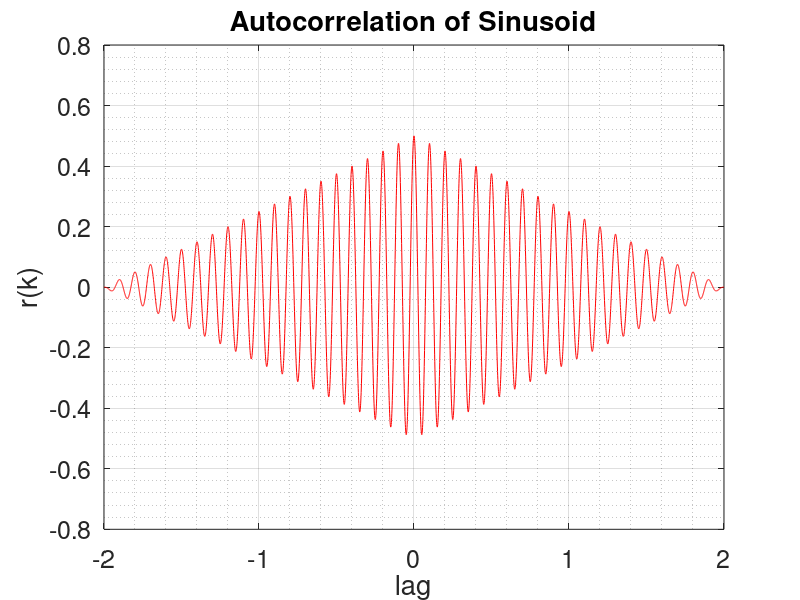
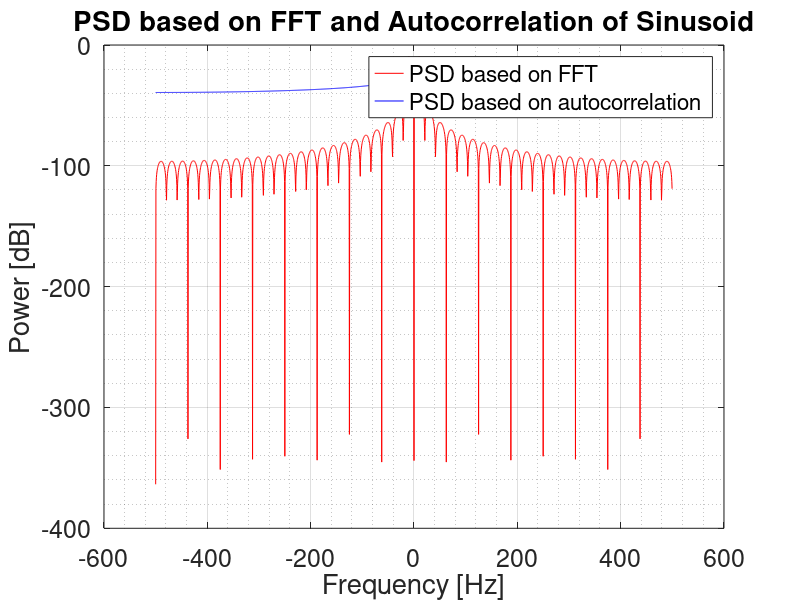
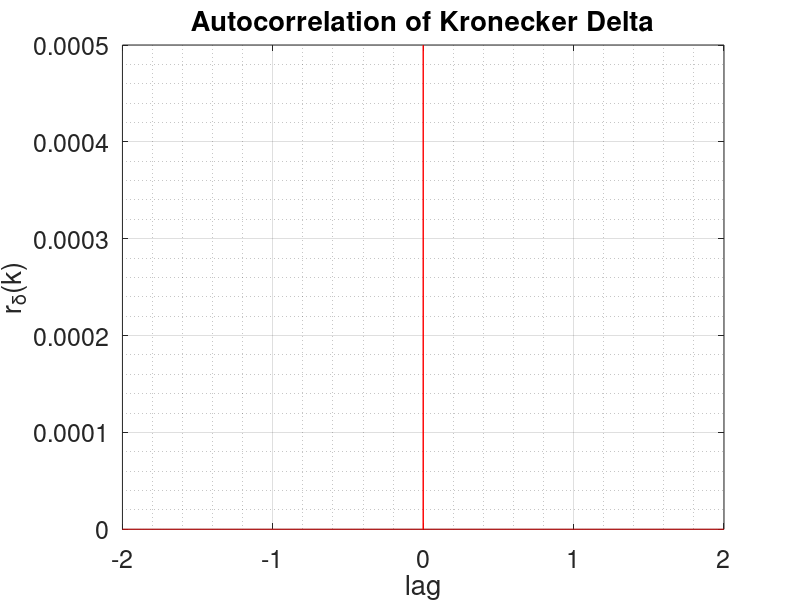
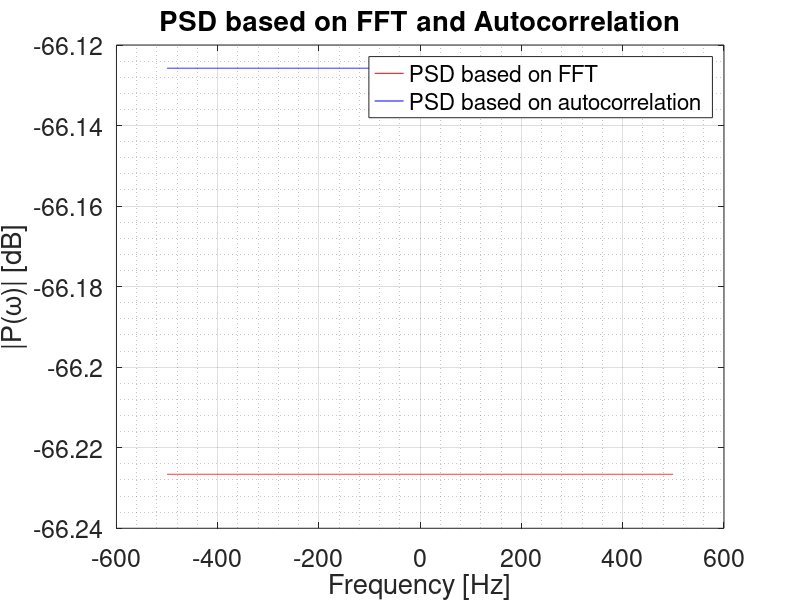

MATLAB code for these plots, in order:
% Define spatial signal
dx   = 1e-3;
Fsx  = 1/dx; % sampling frequency
X    = 0:dx:2;
L    = length(X);     % = 2001
Lfft = 2^nextpow2(L); % = 2048
dfx  = 1/(Lfft*dx);
fsig = 10;
Z   = sin(2*pi*fsig*X);
Z_dirac = [1, zeros(1,L-1)];

% Compute PSD from FFT
% sine
fourier_image  = fftshift(fft(Z,Lfft)/Lfft);
PSDfromFFT     = abs(fourier_image).^2;
freq           = -Fsx/2:dfx:Fsx/2-dfx; % Frequency axis
% dirac
fourier_image_dirac = fftshift(fft(Z_dirac,Lfft)/Lfft);
PSDfromFFT_dirac = abs(fourier_image_dirac).^2;

% Compute PSD from Autocorrelation
% Sine
Rxx = xcorr(Z,'biased');
lag = (-(L-1):1:(L-1))*dx;
PSDfromRxx = abs(fftshift(fft(Rxx,Lfft)/Lfft));

%Dirac
Rxx_dirac = xcorr(Z_dirac , 'biased');
PSDfromRXX_dirac = abs(fftshift(fft(Rxx_dirac,Lfft)/Lfft));

% Parseval sums
fprintf('\nParseval sums : \n\n');
fprintf('Spatial sum = %f\n', sum(X(:).^2));
fprintf('Frequency sum (from FFT) = %f\n', sum(PSDfromFFT(:))*Lfft);
fprintf('Frequency sum (from ACF) = %f\n', sum(PSDfromRxx(:))*Lfft);
% Plots
figure(1);
plot(lag,Rxx,'-r'); title('Autocorrelation of Sinusoid');xlabel('lag');ylabel('r(k)') ; grid on;grid minor;
set(gca,'FontSize',18);
figure(2);
plot(freq,10*log10(PSDfromFFT),'r'); hold on;
plot(freq, 10*log10(PSDfromRxx), 'b'); title('PSD based on FFT and Autocorrelation of Sinusoid');
legend('PSD based on FFT','PSD based on autocorrelation'); hold off;
xlabel('Frequency [Hz]');ylabel('Power [dB]');grid on; grid minor;
set(gca,'FontSize',18);
figure(3);
plot(lag,Rxx_dirac,'-r'); title('Autocorrelation of Kronecker Delta');xlabel('lag');ylabel('r_{\delta}(k)') ; 
grid on; grid minor;
set(gca,'FontSize',18);
figure(4);
plot(freq,10*log10(PSDfromFFT_dirac),'r'); title('PSD based on FFT and Autocorrelation'); hold on;
plot(freq, 10*log10(PSDfromRXX_dirac), 'b');
legend('PSD based on FFT','PSD based on autocorrelation'); hold off;
xlabel('Frequency [Hz]');ylabel('|P(\omega)| [dB]');grid on; grid minor;
set(gca,'FontSize',18);